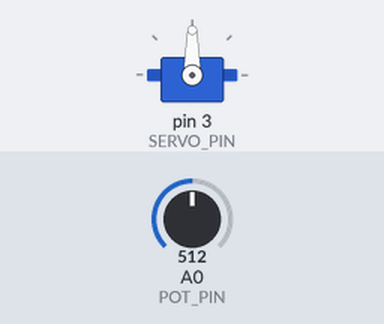
Simulated run of this sketch. Board: Arduino Uno, built with avr-gcc and run on an emulated ATmega328P. Shown: servo. The inputs (shaded band) are chosen by the test bench; at power-on: A0 (POT_PIN) = 512.

Above: at 1.2 s.
1.3 s: A0 (POT_PIN) set to 716
At 2.0 s:
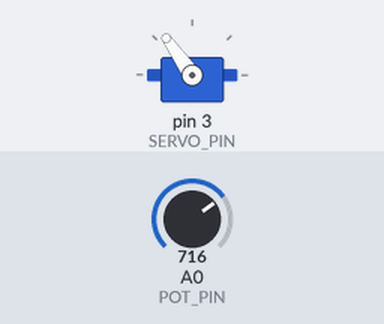
2.8 s: A0 (POT_PIN) set to 900
At 3.1 s:
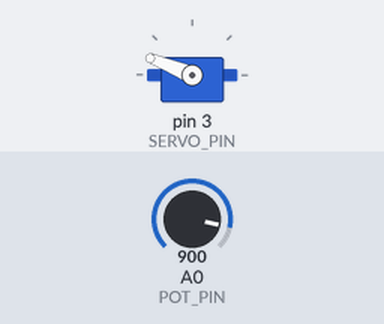
4.3 s: A0 (POT_PIN) set to 1023
At 5.4 s:
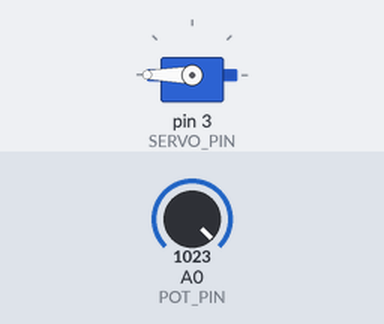
5.8 s: A0 (POT_PIN) set to 306
At 6.6 s:
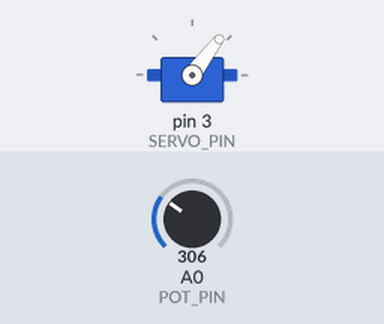
7.3 s: A0 (POT_PIN) set to 122
At 7.7 s:
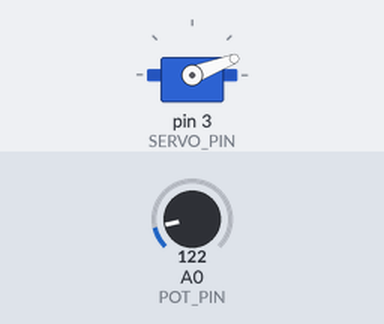
Timing chart, 0 to 9.8 s (numbered marks = the images above; inputs shaded):
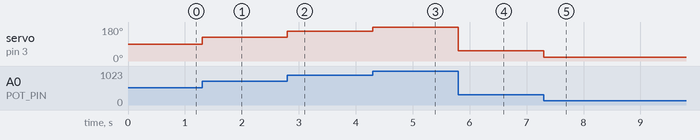

The sketch:

Act6Part3.ino
```cpp
#include <Arduino.h>
#include "api/Common.h"
#include <Servo.h>


const byte POT_PIN = A0;
const byte SERVO_PIN = 3;

Servo serv;
int pot_value;

void setup() {
  pinMode(SERVO_PIN, OUTPUT);

  serv.attach(SERVO_PIN);

  pot_value = analogRead(POT_PIN);
}

void loop() {
  pot_value = analogRead(POT_PIN);
  int servo_value = map(pot_value, 0, 1023, 0, 180);
  serv.write(servo_value);

}
```

Measured:
- after the input at 1.3 s, servo on pin 3 (SERVO_PIN): 90° → 125° at once
- after the input at 2.8 s, servo on pin 3 (SERVO_PIN): 125° → 158° at once
- after the input at 4.3 s, servo on pin 3 (SERVO_PIN): 158° → 180° at once
- after the input at 5.8 s, servo on pin 3 (SERVO_PIN): 180° → 53° at once
- after the input at 7.3 s, servo on pin 3 (SERVO_PIN): 53° → 21° at once
